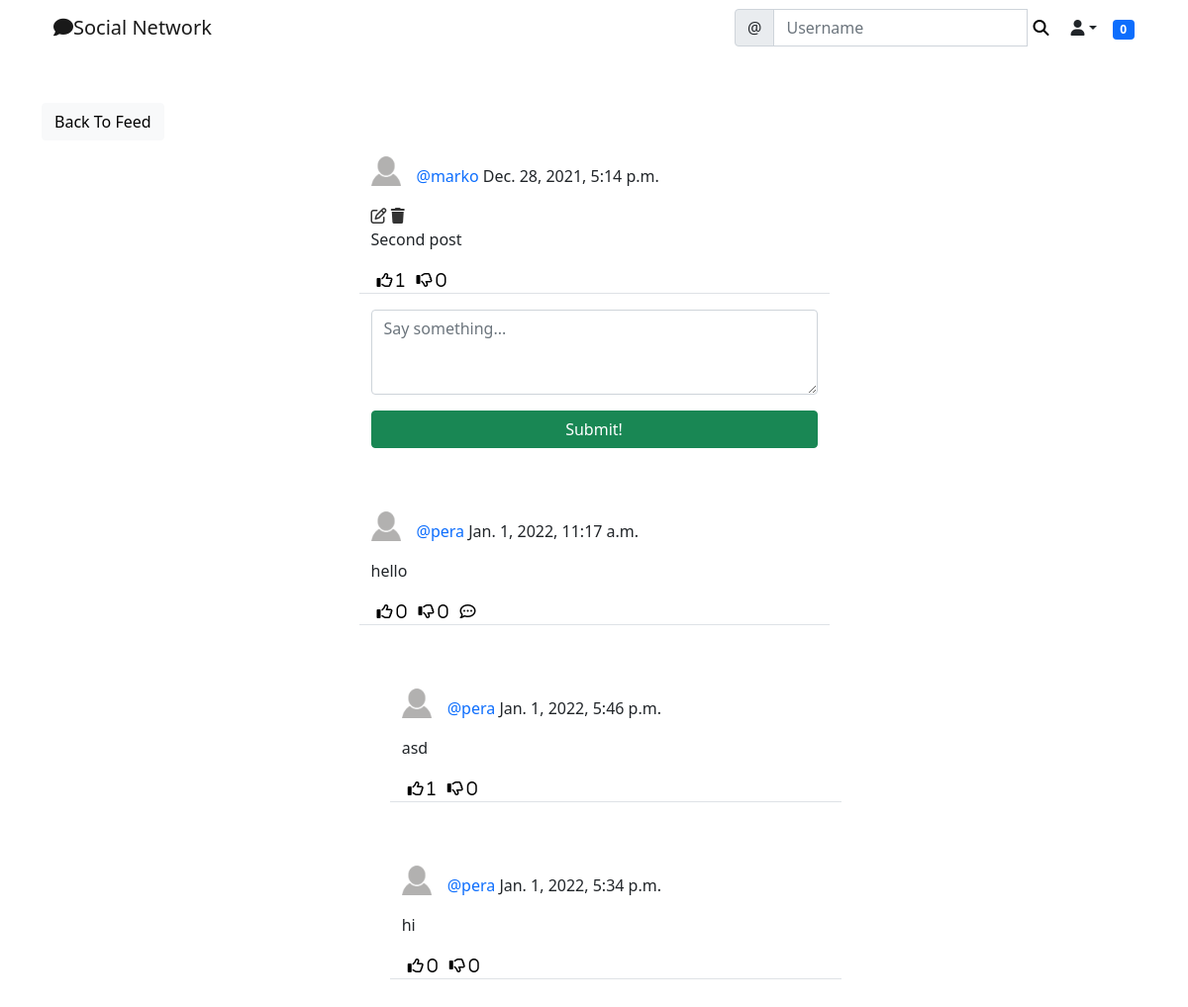
Page /social/post/2 (signed in) on the earlier database version.
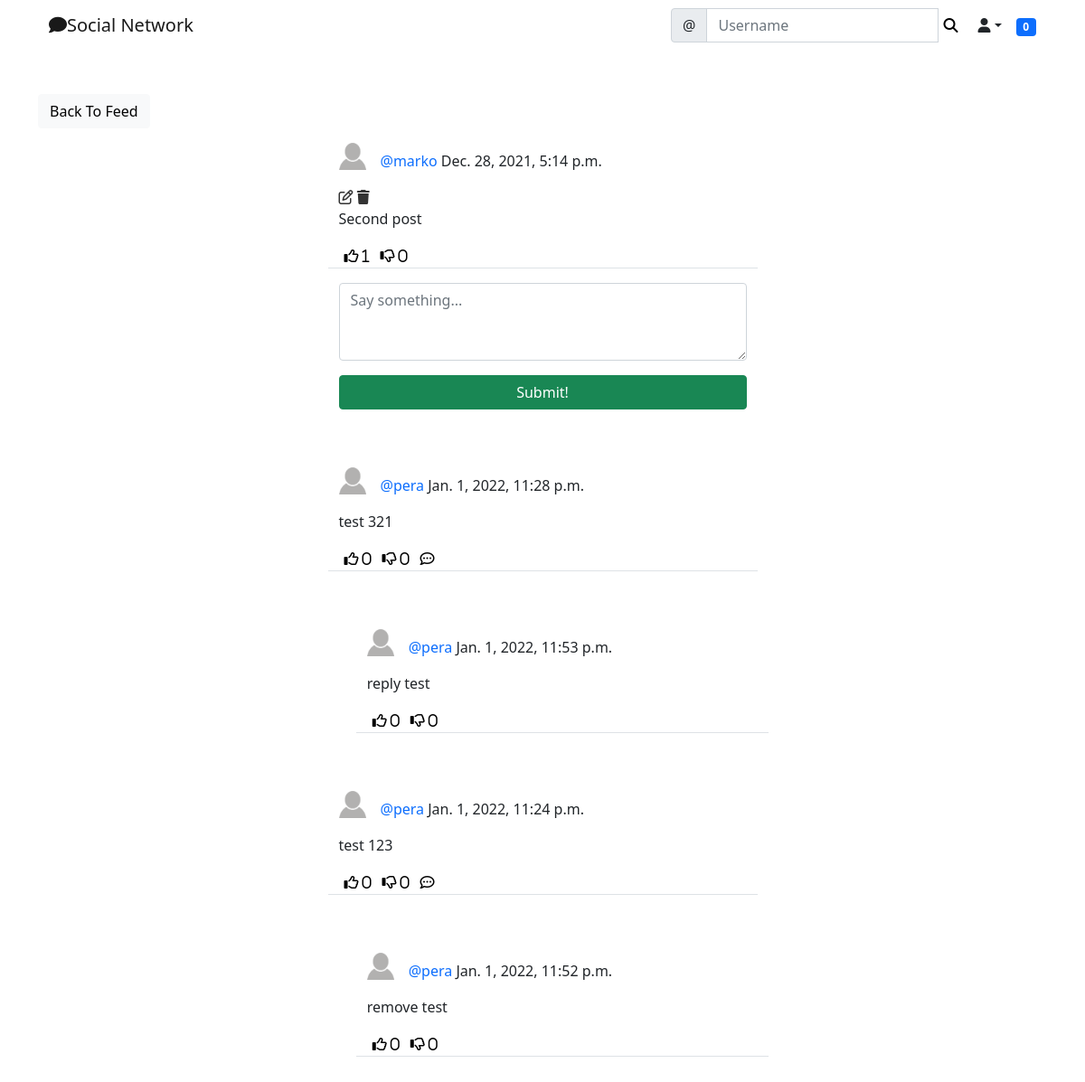
Same page on the later database version.
### social/models.py (models this page shows)
class Comment(models.Model):
    comment = models.TextField()
    created_on = models.DateTimeField(default=timezone.now)
    author = models.ForeignKey(User, on_delete=models.CASCADE)
    post = models.ForeignKey('Post', on_delete=models.CASCADE)
    likes = models.ManyToManyField(User, blank=True, related_name='comment_likes')
    dislikes = models.ManyToManyField(User, blank=True, related_name='comment_dislikes')
    parent = models.ForeignKey('self', on_delete=models.CASCADE, blank=True, null=True, related_name='+')
    @property
    def children(self):
        return Comment.objects.filter(parent=self).order_by('-created_on').all()
    @property
    def is_parent(self):
        if self.parent is None:
            return True
        else:
            return False

class UserProfile(models.Model):
    user = models.OneToOneField(User, primary_key=True, verbose_name='user', related_name='profile', on_delete=models.CASCADE)
    name = models.CharField(max_length=30, blank=True, null=True)
    bio = models.TextField(max_length=500, null=True, blank=True)
    birth_date = models.DateField(null=True, blank=True)
    location = models.CharField(max_length=100, blank=True, null=True)
    picture = models.ImageField(upload_to='uploads/profile_pictures', default='uploads/profile_pictures/default.png', blank=True)
    followers = models.ManyToManyField(User, blank=True, related_name='followers')

### social/views.py (the view, shortened to what this page needs)
# urls.py: path('post/<int:pk>', PostDetailView.as_view(), name='post-detail'),
class PostDetailView(LoginRequiredMixin, View):
    def get(self, request, pk, *args, **kwargs):
        post = Post.objects.get(pk=pk)
        form = CommentForm()
        comments = Comment.objects.filter(post=post).order_by('-created_on')
        context = {
            'post': post,
            'form': form,
            'comments': comments,
        }
        return render(request, 'social/post_detail.html', context)

### social/forms.py
class CommentForm(forms.ModelForm):
    comment = forms.CharField(
        label='',
        widget=forms.Textarea(attrs={
            'rows': 3,
            'placeholder': 'Say something...',
        })
    )
    class Meta:
        model = Comment
        fields = ['comment']

### landing/templatetags/custom_tags.py (called while the page is built)
@register.inclusion_tag('social/show_notifications.html', takes_context=True)
def show_notifications(context):
	request_user = context['request'].user
	notifications = Notification.objects.filter(to_user=request_user).exclude(user_has_seen=True).order_by('-date')
	return {'notifications': notifications}

### social/templates/social/post_detail.html (shortened to what the changed rows need)
{% extends 'landing/base.html' %}
{% load crispy_forms_tags %}
{% load static %}
{% block content %}
<div class="container">
    {% for comment in comments %}
        {% if comment.is_parent %}
            <div class="row justify-content-center mt-3 mb-5">
                <div class="col-md-5 col-sm-12 border-bottom">
                    <p>
                        <div>
                            <a href="{% url 'profile' comment.author.profile.pk %}">
                                <img class="round-circle post-img" height="30" width="30" src="{{ comment.author.profile.picture.url }}" />
                            </a>
                            <p class="post-text">
                                <a class="text-primary post-link" href="{% url 'profile' comment.author.profile.pk %}">@{{ comment.author }}</a> {{ comment.created_on }}
                            </p>
                        </div>
                    </p>
                    <p>{{ comment.comment }}</p>
                    <div class="d-flex flex-row">
                        <form method="POST" action="{% url 'comment-like' post.pk comment.pk %}">
                            <button class="remove-default-btn" type="submit">
                                <i class="far fa-thumbs-up"> <span>{{ comment.likes.all.count }}</span></i>
                            </button>
                        </form>
                        <form method="POST" action="{% url 'comment-dislike' post.pk comment.pk %}">
                            <button class="remove-default-btn" type="submit">
                                <i class="far fa-thumbs-down"> <span>{{ comment.dislikes.all.count }}</span></i>
                            </button>
                        </form>
                        <div>
                            <button class="remove-default-btn"><i class="far fa-comment-dots" onclick="commentReplyToggle('{{ comment.pk }}')"></i></button>
                        </div>
                    </div>
                </div>
            </div>
            {% for child_comment in comment.children %}
                <div class="row justify-content-center mt-3 mb-5 child-comment">
                    <div class="col-md-5 col-sm-12 border-bottom">
                        <p>
                            <div>
                                <a href="{% url 'profile' child_comment.author.profile.pk %}">
                                    <img class="round-circle post-img" height="30" width="30" src="{{ child_comment.author.profile.picture.url }}" />
                                </a>
                                <p class="post-text">
                                    <a class="text-primary post-link" href="{% url 'profile' child_comment.author.profile.pk %}">@{{ child_comment.author }}</a> {{ child_comment.created_on }}
                                </p>
                            </div>
                        </p>
                        <p>{{ child_comment.comment }}</p>
                        <div class="d-flex flex-row">
                            <form method="POST" action="{% url 'comment-like' post.pk child_comment.pk %}">
                                <button class="remove-default-btn" type="submit">
                                    <i class="far fa-thumbs-up"> <span>{{ child_comment.likes.all.count }}</span></i>
                                </button>
                            </form>
                            <form method="POST" action="{% url 'comment-dislike' post.pk child_comment.pk %}">
                                <button class="remove-default-btn" type="submit">
                                    <i class="far fa-thumbs-down"> <span>{{ child_comment.dislikes.all.count }}</span></i>
                                </button>
                            </form>
                        </div>
                    </div>
                </div>
            {% endfor %}
        {% endif %}
    {% endfor %}
</div>
{% endblock content %}

Differences in the rows shown:
removed Comment: author.profile.picture (placeholder picture), author "pera", created_on "Jan. 1, 2022, 11:17 a.m.", comment "hello", likes.all.count "0", dislikes.all.count "0"
removed Comment: author.profile.picture (placeholder picture), author "pera", created_on "Jan. 1, 2022, 5:46 p.m.", comment "asd", likes.all.count "1", dislikes.all.count "0"
removed Comment: author.profile.picture (placeholder picture), author "pera", created_on "Jan. 1, 2022, 5:34 p.m.", comment "hi", likes.all.count "0", dislikes.all.count "0"
added Comment: author.profile.picture (placeholder picture), author "pera", created_on "Jan. 1, 2022, 11:28 p.m.", comment "test 321", likes.all.count "0", dislikes.all.count "0"
added Comment: author.profile.picture (placeholder picture), author "pera", created_on "Jan. 1, 2022, 11:53 p.m.", comment "reply test", likes.all.count "0", dislikes.all.count "0"
added Comment: author.profile.picture (placeholder picture), author "pera", created_on "Jan. 1, 2022, 11:24 p.m.", comment "test 123", likes.all.count "0", dislikes.all.count "0"
added Comment: author.profile.picture (placeholder picture), author "pera", created_on "Jan. 1, 2022, 11:52 p.m.", comment "remove test", likes.all.count "0", dislikes.all.count "0"
